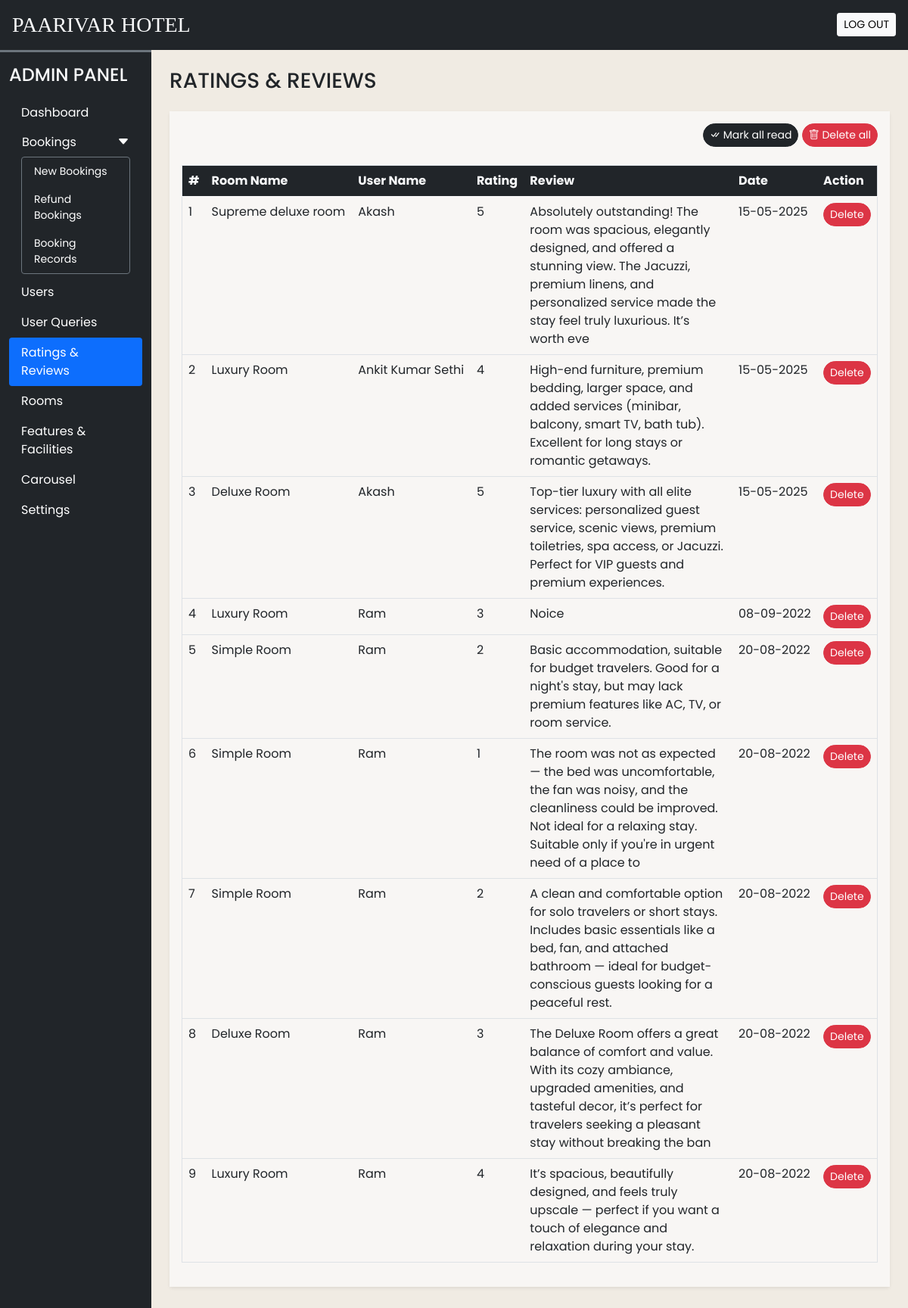
The app's page /admin/rate_review.php (signed in) with its own data.
### tables this page shows
CREATE TABLE `rating_review` (
  `sr_no` int(11) NOT NULL,
  `booking_id` int(11) NOT NULL,
  `room_id` int(11) NOT NULL,
  `user_id` int(11) NOT NULL,
  `rating` int(11) NOT NULL,
  `review` varchar(200) NOT NULL,
  `seen` int(11) NOT NULL DEFAULT 0,
  `datentime` datetime NOT NULL DEFAULT current_timestamp()
);

CREATE TABLE `rooms` (
  `id` int(11) NOT NULL,
  `name` varchar(150) NOT NULL,
  `area` int(11) NOT NULL,
  `price` int(11) NOT NULL,
  `quantity` int(11) NOT NULL,
  `adult` int(11) NOT NULL,
  `children` int(11) NOT NULL,
  `description` varchar(350) NOT NULL,
  `status` tinyint(4) NOT NULL DEFAULT 1,
  `removed` int(11) NOT NULL DEFAULT 0
);

CREATE TABLE `user_cred` (
  `id` int(11) NOT NULL,
  `name` varchar(100) NOT NULL,
  `email` varchar(150) NOT NULL,
  `address` varchar(120) NOT NULL,
  `phonenum` varchar(100) NOT NULL,
  `pincode` int(11) NOT NULL,
  `dob` date NOT NULL,
  `profile` varchar(100) NOT NULL,
  `password` varchar(200) NOT NULL,
  `is_verified` int(11) NOT NULL DEFAULT 0,
  `token` varchar(200) DEFAULT NULL,
  `t_expire` date DEFAULT NULL,
  `status` int(11) NOT NULL DEFAULT 1,
  `datentime` datetime NOT NULL DEFAULT current_timestamp()
);

### admin/rate_review.php (the view, shortened to what this page needs)
<!DOCTYPE html>
<html lang="en">
<head>
  <?php require('inc/links.php'); ?>
</head>
<body class="bg-color">
  <?php require('inc/header.php'); ?>
  <div class="container-fluid" id="main-content">
    <div class="row">
      <div class="col-lg-10 ms-auto p-4 overflow-hidden">
        <h3 class="mb-4">RATINGS & REVIEWS</h3>
        <div class="card border-0 shadow-sm mb-4">
          <div class="bg-small-card card-body">
            <div class="text-end mb-4">
              <a href="?seen=all" class="btn btn-dark rounded-pill shadow-none btn-sm">
                <i class="bi bi-check-all"></i> Mark all read
              </a>
              <a href="?del=all" class="btn btn-danger rounded-pill shadow-none btn-sm">
                <i class="bi bi-trash"></i> Delete all
              </a>
            </div>
            <div class="table-responsive-md">
              <table class="table table-hover border">
                <thead>
                  <tr class="bg-dark text-light">
                    <th scope="col">#</th>
                    <th scope="col">Room Name</th>
                    <th scope="col">User Name</th>
                    <th scope="col">Rating</th>
                    <th scope="col" width="30%">Review</th>
                    <th scope="col">Date</th>
                    <th scope="col">Action</th>
                  </tr>
                </thead>
                <tbody>
                  <?php
                    $q = "SELECT rr.*,uc.name AS uname, r.name AS rname FROM `rating_review` rr
                      INNER JOIN `user_cred` uc ON rr.user_id = uc.id
                      INNER JOIN `rooms` r ON rr.room_id = r.id
                      ORDER BY `sr_no` DESC";
                    $data = mysqli_query($con,$q);
                    $i=1;
                    while($row = mysqli_fetch_assoc($data))
                    {
                      $date = date('d-m-Y',strtotime($row['datentime']));
                      $seen='';
                      $seen.="<a href='?del=$row[sr_no]' class='btn btn-sm rounded-pill btn-danger'>Delete</a>";
                      echo<<<query
                        <tr>
                          <td>$i</td>
                          <td>$row[rname]</td>
                          <td>$row[uname]</td>
                          <td>$row[rating]</td>
                          <td>$row[review]</td>
                          <td>$date</td>
                          <td>$seen</td>
                        </tr>
                      query;
                      $i++;
                    }
                  ?>
                </tbody>
              </table>
            </div>
          </div>
        </div>
      </div>
    </div>
  </div>
</body>
</html>

### admin/css/common.css (style rules this page uses)
:root { --beige: #b0a695; --beige_hover: #776b5d; --bg: #f0ebe3; --bg_card: #f9f5f1; --bg_small_element: #f8f6f4; --demo: #ede8d0; }
* { font-family: "Poppins", sans-serif; }
.bg-color { background-color: var(--bg); }
.bg-small-card { background-color: var(--bg_small_element); }

### records on screen
rating_review: room.name "Supreme deluxe room", user.name "Akash", rating "5", review "Absolutely outstanding! The room was spacious, elegantly designed, and offered a stunning view. The Jacuzzi, premium linens, and personalized service made the stay feel truly luxurious. It’s worth eve", datentime "15-05-2025"
rating_review: room.name "Luxury Room", user.name "Ankit Kumar Sethi", rating "4", review "High-end furniture, premium bedding, larger space, and added services (minibar, balcony, smart TV, bath tub). Excellent for long stays or romantic getaways.", datentime "15-05-2025"
rating_review: room.name "Deluxe Room", user.name "Akash", rating "5", review "Top-tier luxury with all elite services: personalized guest service, scenic views, premium toiletries, spa access, or Jacuzzi. Perfect for VIP guests and premium experiences.", datentime "15-05-2025"
rating_review: room.name "Luxury Room", user.name "Ram", rating "3", review "Noice", datentime "08-09-2022"
rating_review: room.name "Simple Room", user.name "Ram", rating "2", review "Basic accommodation, suitable for budget travelers. Good for a night's stay, but may lack premium features like AC, TV, or room service.", datentime "20-08-2022"
rating_review: room.name "Simple Room", user.name "Ram", rating "1", review "The room was not as expected — the bed was uncomfortable, the fan was noisy, and the cleanliness could be improved. Not ideal for a relaxing stay. Suitable only if you're in urgent need of a place to", datentime "20-08-2022"
rating_review: room.name "Simple Room", user.name "Ram", rating "2", review "A clean and comfortable option for solo travelers or short stays. Includes basic essentials like a bed, fan, and attached bathroom — ideal for budget-conscious guests looking for a peaceful rest.", datentime "20-08-2022"
rating_review: room.name "Deluxe Room", user.name "Ram", rating "3", review "The Deluxe Room offers a great balance of comfort and value. With its cozy ambiance, upgraded amenities, and tasteful decor, it’s perfect for travelers seeking a pleasant stay without breaking the ban", datentime "20-08-2022"
rating_review: room.name "Luxury Room", user.name "Ram", rating "4", review "It’s spacious, beautifully designed, and feels truly upscale — perfect if you want a touch of elegance and relaxation during your stay.", datentime "20-08-2022"
